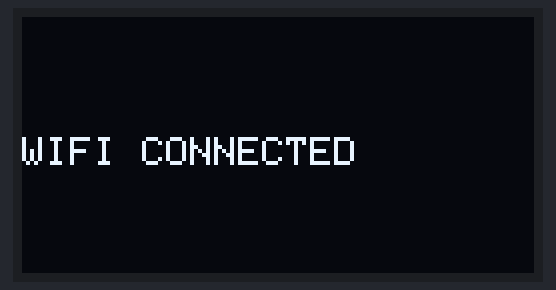
Recording of a sketch running on a simulated ESP8266 (Wemos D1 mini). On the bench: 128×64 one-colour display. WiFi joins after 1.5 s; servers stay silent unless stated; the display library's start-up logo is not drawn; the local clock reads 2024-03-15 10:24:30 at power-on unless the sketch sets it; what the sketch prints to the serial monitor is not drawn.

Above: at 3.7 s.
At 4.2 s:
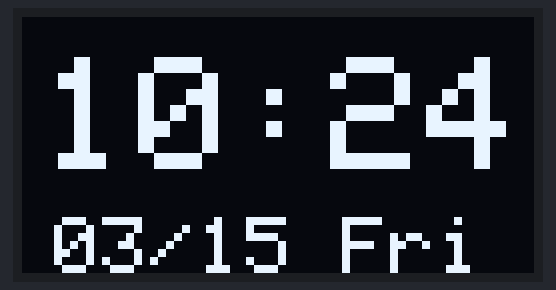
At 30.2 s:
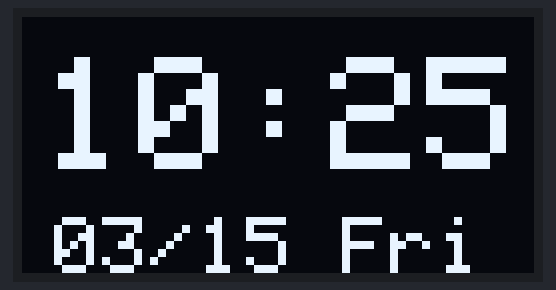

Measured:
- what the display in image 0 shows lasts 0.6 s, from 3.6 s to 4.2 s
- what the display in image 1 shows lasts 26.0 s, from 4.2 s to 30.2 s

The sketch:

Esp01Clock.ino
```cpp
#include <ESP8266WiFi.h>
#include <SPI.h>
#include <Wire.h>
#include <Adafruit_GFX.h>
#include <Adafruit_SSD1306.h>
#include "WiFiManager.h"          //https://github.com/tzapu/WiFiManager

#define SCREEN_WIDTH 128 // OLED display width, in pixels
#define SCREEN_HEIGHT 64 // OLED display height, in pixels

// Declaration for an SSD1306 display connected to I2C (SDA, SCL pins)
#define OLED_RESET     -1 // Reset pin # (or -1 if sharing Arduino reset pin)
Adafruit_SSD1306 display(SCREEN_WIDTH, SCREEN_HEIGHT, &Wire, OLED_RESET);

#define NUMFLAKES     10 // Number of snowflakes in the animation example


#include "NTP.h"
#include <Time.h>
#include <Timezone.h>
// 北京时间时区
#define STD_TIMEZONE_OFFSET +8
TimeChangeRule mySTD = {"", First,  Sun, Jan, 0, STD_TIMEZONE_OFFSET * 60};
Timezone myTZ(mySTD, mySTD);
time_t previousMinute = 0;


void setup() {
  Serial.begin(115200);
  //esp01 GPIO0 和 GPIO2 充当IIC总线,esp8266 引脚GPIO0->D3 ,GPIO2->D4(D1 mini 引脚一样)
  Wire.begin(0, 2);
  // SSD1306_SWITCHCAPVCC = generate display voltage from 3.3V internally
  if (!display.begin(SSD1306_SWITCHCAPVCC, 0x3C)) {//0x3C就是这个地址，不要看0.96OLED后面那个地址选择的值
    Serial.println(F("SSD1306 allocation failed"));
    for (;;); // Don't proceed, loop forever
  }

  // Show initial display buffer contents on the screen --
  // the library initializes this with an Adafruit splash screen.
  display.display();
  delay(2000); // Pause for 2 seconds
  // Clear the buffer
  display.clearDisplay();

  wifiStatus("WIFI CONNECTING");

  WiFiManager wifiManager;

  wifiManager.setAPCallback(configModeCallback);
  if (!wifiManager.autoConnect("Esp01Clock")) {
    Serial.println("failed to connect and hit timeout");
    //reset and try again, or maybe put it to deep sleep
    ESP.reset();
    delay(1000);
  }

  wifiStatus("WIFI CONNECTED");

  initNTP();

}

void loop() {

  //  Update the display only if time has changed
  if (timeStatus() != timeNotSet) {
    if (minute() != previousMinute) {
      previousMinute = minute();
      // Update the display
      updateDisplay();
    }
  }
  delay(500);
}
void updateDisplay(void) {

  TimeChangeRule *tcr;        // Pointer to the time change rule

  // Read the current UTC time from the NTP provider
  time_t utc = now();

  // Convert to local time taking DST into consideration
  time_t localTime = myTZ.toLocal(utc, &tcr);

  // Map time to pixel positions
  int weekdays =   weekday(localTime);
  int days    =   day(localTime);
  int months  =   month(localTime);
  int years   =   year(localTime);
  int seconds =   second(localTime);
  int minutes =   minute(localTime);
  int hours   =   hour(localTime) ;   //12 hour format use : hourFormat12(localTime)  isPM()/isAM()

  /////process time///////
  String h = "";
  String m = "";
  String s = "";
  if (hours < 10 ) {
    h = "0" + String(hours);
  } else {
    h = String(hours);
  }
  if (minutes < 10 ) {
    m = "0" + String(minutes);
  }
  else {
    m = String(minutes);
  }
  if (seconds < 10 ) {
    s = "0" + String(seconds);
  } else {
    s = String(seconds);
  }
  /////process date///////
  String mm = "";
  String dd = "";
  String w = dayStr(weekdays);

  if (months < 10 ) {
    mm = "0" + String(months);
  } else {
    mm = String(months);
  }

  if (days < 10 ) {
    dd = "0" + String(days);
  } else {
    dd = String(days);
  }
  String myTime = h + ":" + m ;
  String myDate = mm + "/" + dd ;
  String myWeek = w.substring(0, 3);
  Serial.println("-----------------");
  Serial.println("myTime: " + myTime);
  Serial.println("myDate: " + myDate);
  Serial.println("myWeek: " + myWeek);

  //////process display////////
  display.clearDisplay();
  display.setTextSize(4);
  display.setTextColor(WHITE);
  display.setCursor(5, 10);
  display.println(myTime);

  display.setCursor(8, 50);
  display.setTextSize(2);
  display.print(myDate);
  display.setCursor(80, 50);
  display.print(myWeek);
  display.display();
}
void configModeCallback (WiFiManager *myWiFiManager) {
  wifiStatus("WIFI CONNECT FAIL");
}

void wifiStatus(String myWiFiStatus) {
  display.clearDisplay();
  display.setCursor(0, 30);
  display.setTextSize(1);
  display.setTextColor(WHITE);
  display.println(myWiFiStatus);
  display.display();
}
```

NTP.h
```cpp
/*
   ESP8266 NeoPixel NTP Clock Program

    NTP.h - Network Time Protocol Functions

    Portions of this code were extracted from the
    Time library examples by Michael Margolis and
    Paul Stoffregen. Other portions from the NTPClient
    example program from the Arduino ESP8266 package.

    Concept, Design and Implementation by: Craig A. Lindley
    Last Update: 04/12/2016
*/

#ifndef NTP_H
#define NTP_H

#include <Arduino.h>
#include <ESP8266WiFi.h>
#include <TimeLib.h>
#include <WiFiUdp.h>

#define LOCALPORT     5000 // Local port to listen for UDP packets
#define NTP_PACKET_SIZE 48 // NTP time stamp is in the first 48 bytes of the message

// A UDP instance to let us send and receive packets over UDP
WiFiUDP udp;

byte packetBuffer[NTP_PACKET_SIZE]; // Buffer to hold incoming and outgoing packets

// Don't hardwire the IP address or we won't get the benefits of the time server pool.
const char *ntpServerName ;//= "time.windows.com";//"1.cn.pool.ntp.org";
IPAddress timeServerIP(183,230,40,42);  //ONENET -- NTP


// Send an NTP request to the time server at the given address
unsigned long sendNTPpacket(IPAddress& address) {

  // Set all bytes in the buffer to 0
  memset(packetBuffer, 0, NTP_PACKET_SIZE);

  // Initialize values needed to form NTP request
  packetBuffer[0] = 0b11100011;   // LI, Version, Mode
  packetBuffer[1] = 0;     // Stratum, or type of clock
  packetBuffer[2] = 6;     // Polling Interval
  packetBuffer[3] = 0xEC;  // Peer Clock Precision
  // 8 bytes of zero for Root Delay & Root Dispersion
  packetBuffer[12]  = 49;
  packetBuffer[13]  = 0x4E;
  packetBuffer[14]  = 49;
  packetBuffer[15]  = 52;

  // All NTP fields have been given values, now
  // you can send a packet requesting a timestamp:
  udp.beginPacket(address, 123); // NTP requests are to port 123
  udp.write(packetBuffer, NTP_PACKET_SIZE);
  udp.endPacket();
}

// NTP Time Provider Code
time_t getNTPTime() {

  int attempts = 10;

  // Try multiple attempts to return the NTP time
  while (attempts--) {

    // Get a server from the pool
    if(ntpServerName != NULL){
        WiFi.hostByName(ntpServerName, timeServerIP);
    }
    Serial.printf("Time server IP address: ");
    Serial.println(timeServerIP);

    while (udp.parsePacket() > 0); // Discard any previously received packets

    Serial.println("Transmitted NTP Request");
    sendNTPpacket(timeServerIP);

    uint32_t beginWait = millis();
    while (millis() - beginWait < 1500) {
      int size = udp.parsePacket();
      if (size >= NTP_PACKET_SIZE) {
        Serial.println("Received NTP Response");
        udp.read(packetBuffer, NTP_PACKET_SIZE);  // Read packet into the buffer
        unsigned long secsSince1900;

        // Convert four bytes starting at location 40 to a long integer
        secsSince1900 =  (unsigned long) packetBuffer[40] << 24;
        secsSince1900 |= (unsigned long) packetBuffer[41] << 16;
        secsSince1900 |= (unsigned long) packetBuffer[42] << 8;
        secsSince1900 |= (unsigned long) packetBuffer[43];

        Serial.println("Got the time");

        return secsSince1900 - 2208988800UL;
      }
      delay(10);
    }
    Serial.println("Retrying NTP request");
    delay(4000);
  }
  Serial.println("No NTP Response");
  return 0;
}

// Login to WiFi network and assign the time sync provider
void initNTP() {
  delay(500);

  // Login suceeded so set UDP local port
  udp.begin(LOCALPORT);

  // Set the time provider to NTP
  setSyncProvider(getNTPTime);
}

#endif
```
